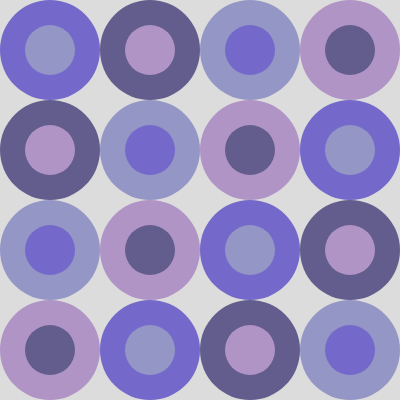
Frame 1 (no input)
Frame 60 (no input): identical to frame 1, image omitted
Frame 120 (the mouse pressed at the canvas centre since frame 60): identical to frame 1, image omitted

The p5.js sketch that drew this single still picture (run headless with seeded random() and noise() and a simulated clock; from frame 60 on, the mouse is pressed at the canvas centre):

// p5.js sketch
// ── sketch.js
function setup() {
  createCanvas(400, 400);
}

function draw() {
  background(220);
  
  noStroke()
  
//Primera línea
  
  fill("#9496c6");
  ellipse(350,350,100,100);
 
  fill("#635d8d");
  ellipse(250,350,100,100);
  
  fill("#7468ca");
  ellipse(150,350,100,100);
 
  fill("#b094c6");
  ellipse(50,350,100,100);
  
//Segunda línea
  
  fill("#635d8d");
  ellipse(350,250,100,100);
  
  fill("#7468ca");
  ellipse(250,250,100,100);
  
  fill("#b094c6");
  ellipse(150,250,100,100);

  fill("#9496c6");
  ellipse(50,250,100,100);
  
//Tercera fila
  
  fill("#7468ca");
  ellipse(350,150,100,100);

  fill("#b094c6");
  ellipse(250,150,100,100);

  fill("#9496c6");
  ellipse(150,150,100,100);
  
  fill("#635d8d");
  ellipse(50,150,100,100);

//Cuarta fila
  
  fill("#b094c6");
  ellipse(350,50,100,100);

  fill("#9496c6");
  ellipse(250,50,100,100);
  
  fill("#635d8d");
  ellipse(150,50,100,100);

  fill("#7468ca");
  ellipse(50,50,100,100);

//Primera fila 2
  
  fill("#7468ca");
  ellipse(350,350,50,50)
  
  fill("#b094c6");
  ellipse(250,350,50,50);
  
  fill("#9496c6");
  ellipse(150,350,50,50);
  
  fill("#635d8d");
  ellipse(50,350,50,50);
  
//Segunda fila 2
  
  fill("#b094c6");
  ellipse(350,250,50,50)
  
  fill("#9496c6");
  ellipse(250,250,50,50);
  
  fill("#635d8d");
  ellipse(150,250,50,50);
  
  fill("#7468ca");
  ellipse(50,250,50,50);
  
// Tercera fila 2 
   
  fill("#9496c6");
  ellipse(350,150,50,50);
  
  fill("#635d8d");
  ellipse(250,150,50,50);

  fill("#7468ca");
  ellipse(150,150,50,50);
  
  fill("#b094c6");
  ellipse(50,150,50,50);
  
//Cuarta fila 2
  
  fill("#635d8d");
  ellipse(350,50,50,50);
  
  fill("#7468ca");
  ellipse(250,50,50,50);
  
  fill("#b094c6");
  ellipse(150,50,50,50);
  
  fill("#9496c6");
  ellipse(50,50,50,50);
}
